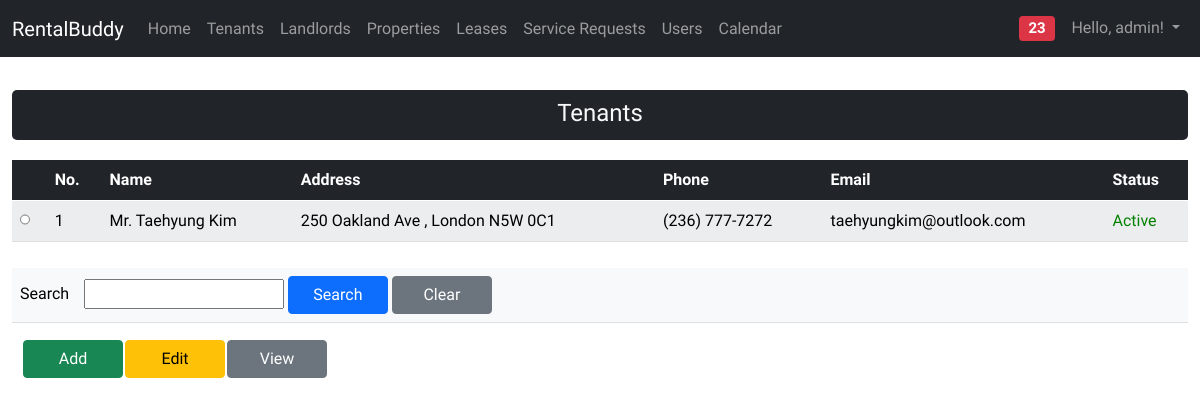
The app's page /pages/tenants.php (signed in) with its own data.
### tables this page shows
CREATE TABLE `tenants` (
  `tenant_id` int(11) NOT NULL,
  `salutation_code` varchar(10) DEFAULT NULL,
  `first_name` varchar(50) NOT NULL,
  `last_name` varchar(50) NOT NULL,
  `address_1` varchar(50) NOT NULL,
  `address_2` varchar(50) DEFAULT NULL,
  `city` varchar(50) NOT NULL,
  `province_code` varchar(2) NOT NULL DEFAULT 'ON',
  `postal_code` varchar(10) NOT NULL,
  `phone` varchar(20) NOT NULL,
  `fax` varchar(20) NOT NULL,
  `email` varchar(100) NOT NULL,
  `date_of_birth` date NOT NULL,
  `gender` varchar(10) NOT NULL,
  `social_insurance_number` varchar(10) DEFAULT NULL,
  `contact_phone` tinyint(4) NOT NULL DEFAULT 1,
  `contact_sms` tinyint(4) NOT NULL DEFAULT 1,
  `contact_email` tinyint(4) NOT NULL DEFAULT 1,
  `status_code` varchar(10) NOT NULL,
  `last_updated` datetime NOT NULL DEFAULT current_timestamp(),
  `last_updated_user_id` varchar(50) NOT NULL
);

CREATE TABLE `codes` (
  `code_id` int(11) NOT NULL,
  `code_type` varchar(20) NOT NULL,
  `code_value` varchar(20) NOT NULL,
  `description` varchar(50) NOT NULL,
  `is_default` int(11) NOT NULL DEFAULT 0,
  `sort_order` int(11) NOT NULL DEFAULT 0,
  `is_enabled` tinyint(1) NOT NULL DEFAULT 1,
  `css_styling` varchar(200) DEFAULT NULL
);

### pages/common.php (called while the page is built, shortened)
<?php
function formatPhone($phone) {
    $fPhone = trim($phone);
    $fPhone = "(" . substr($fPhone, 0, 3) . ") " . substr($fPhone, 3, 3) . "-" . substr($fPhone, 6, 4);
    return $fPhone;
}
    ?>

### dal/tenants_dal.php (the view, shortened to what this page needs)
<?php
require_once("../pages/common.php");
function getTenants()
{
    $db_conn = connectDB();
    $querySQL = "select
            t.tenant_id
            , trim( concat(ifnull(salutations.description, ''), ' ', t.first_name, ' ', t.last_name ) ) as full_name
            , trim( concat(t.address_1, ' ', ifnull(t.address_2, ''), ', ', t.city, ' ', t.postal_code) ) as address
            , t.phone
            , t.email
            , status_codes.description as status_code
        from tenants t
        inner join codes salutations on salutations.code_value = t.salutation_code and salutations.code_type = 'salutation'
        inner join codes status_codes on status_codes.code_value = t.status_code and status_codes.code_type = 'tenant_status'";
    $querySQL .= " order by t.tenant_id;";
    $text_search = '%' . $_SESSION['text-search'] . '%';
    $data = array(":text_search" => $text_search);
    $stmt = $db_conn->prepare($querySQL);
?>
    <div class="container-fluid">
            <legend class="text-light bg-dark" style="margin-top: 10px">Tenants</legend>
            <table id="table-responsive" class="table table-light table-responsive table-striped">
                <thead class="table-dark">
                    <tr>
                        <th scope="col"></th>
                        <th scope="col">No.</th>
                        <th scope="col">Name</th>
                        <th scope="col">Address</th>
                        <th scope="col">Phone</th>
                        <th scope="col">Email</th>
                        <th scope="col">Status</th>
                    </tr>
                </thead>
                <tbody id="tbody-tenant">
                    <?php
                    $status = $stmt->execute($data);
                    if ($status) {
                        if ($stmt->rowCount() > 0) {
                            while ($row = $stmt->fetch(PDO::FETCH_ASSOC)) {
                    ?>
                                <tr>
                                    <th><input type="radio" style="width:10px;" name="selected[]" value="<?php echo $row['tenant_id']; ?>"></th>
                                    <td><?php echo $row["tenant_id"]; ?></td>
                                    <td><?php echo $row["full_name"]; ?></td>
                                    <td><?php echo $row["address"]; ?></td>
                                    <td><?php echo formatPhone($row["phone"]); ?></td>
                                    <td><?php echo $row["email"]; ?></td>
                                    <td style=" <?php echo ($row["status_code"] === "Active" ? "color: green" : "color: red"); ?>">
                                        <?php echo $row["status_code"] ?> </td>
                                </tr>
                            <?php
                            }
                            ?>
                </tbody>
            </table>
    </div>
<?php
                        }
                    } else {
                        echo "<p>Error: " . $stmt->errorCode() . "<br>Message: " . implode($stmt->errorInfo()) . "</p><br>";
                        $db_conn = null;
                        exit(1);
                    }
                }
?>

### css/starter-template.css (style rules this page uses)
body { padding-top: 5rem; }

### pages/tenants.php (style rules this page uses)
body { font-family: 'Metrophobic', sans-serif; font-size: 16px; }
legend { padding-top: 5px; border-radius: 5px; border: 5px; margin-bottom: 20px; text-align: center; height: 50px; vertical-align: middle !important; }

### records on screen
tenants: tenant_id "1", full_name "Mr. Taehyung Kim", address "250 Oakland Ave , London N5W 0C1", phone "(236) 777-7272", email "taehyungkim@outlook.com", codes.description "Active"

### other values on screen
$_SESSION['CURRENT_USER']['user_name'] "admin"
